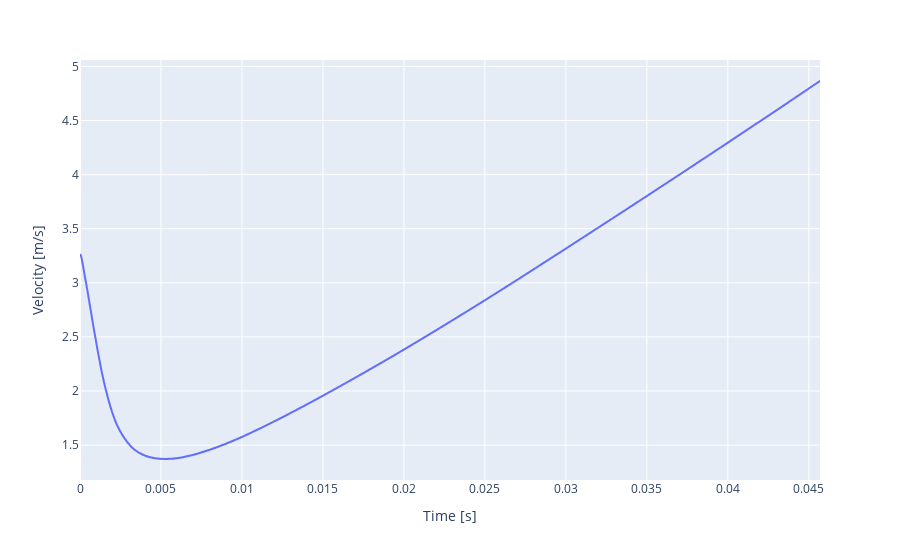

Write notebook code for a chart like this one.
### Code cell
px.line(data,x='Time [s]',y='Velocity [m/s]')

### Figure 1 — Plotly figure (JSON) as saved in the notebook; plotly's stock layout.template omitted (floating-point values rounded to 4 significant figures; data arrays with more than 128 entries replaced by an {"elided": "..."} marker saying what was removed)
{"data": [{"hovertemplate": "Time [s]=%{x}<br>Velocity [m/s]=%{y}<extra></extra>", "legendgroup": "", "line": {"color": "#636efa", "dash": "solid"}, "mode": "lines", "name": "", "showlegend": false, "type": "scattergl", "x": {"elided": "4570 float values"}, "xaxis": "x", "y": {"elided": "4570 float values"}, "yaxis": "y"}], "layout": {"legend": {"tracegroupgap": 0}, "margin": {"t": 60}, "xaxis": {"anchor": "y", "domain": [0, 1], "title": {"text": "Time [s]"}}, "yaxis": {"anchor": "x", "domain": [0, 1], "title": {"text": "Velocity [m/s]"}}}}
